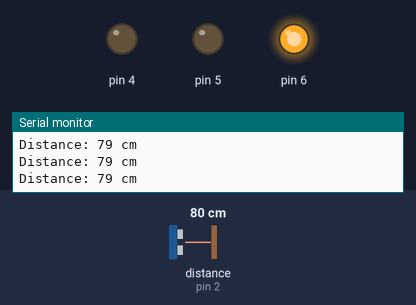
This sketch was run on a simulated Arduino Uno, built with avr-gcc and run on an emulated ATmega328P. Shown: output pins drawn as LEDs (lit = HIGH), the last lines printed to the serial monitor. Wiring (inferred from the names in the program): ultrasonic range finder: trigger pin 3; echo pin 2. The inputs (shaded band) are chosen by the test bench; at power-on: distance to the obstacle (sensor on pin 2) 80 cm. The echo pulse lasts 58.3 µs per cm; pins used as bus, display or sensor lines are not drawn.

Above: at 1.2 s.
1.3 s: distance to the obstacle (sensor on pin 2) set to 35 cm
4.3 s: distance to the obstacle (sensor on pin 2) set to 28 cm
At 4.9 s:
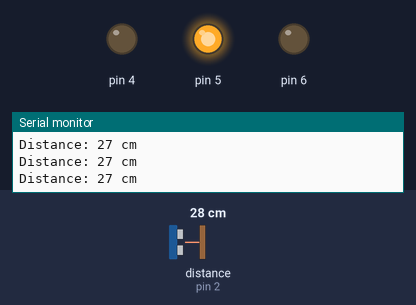
5.8 s: distance to the obstacle (sensor on pin 2) set to 12 cm
8.8 s: distance to the obstacle (sensor on pin 2) set to 9 cm
At 9.8 s:
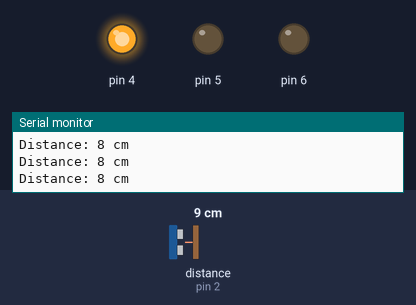
Timing chart, 0 to 11.3 s (numbered marks = the images above; inputs shaded):
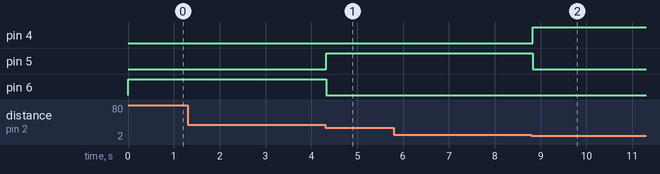

Measured:
- the behaviour switches between 32 and 31 cm on distance to the obstacle (sensor on pin 2) (found by bisection; images 0 and 1)
- the behaviour switches between 11 and 10 cm on distance to the obstacle (sensor on pin 2) (found by bisection; images 1 and 2)
- after the input at 4.3 s, pin 5: LOW → HIGH at once; pin 6: HIGH → LOW at once
- after the input at 8.8 s, pin 4: LOW → HIGH at once; pin 5: HIGH → LOW at once

The sketch:

3.8-Distance_Sensing.ino
```cpp
// defines variables
long duration,cm; // variable for the duration of sound wave travel
int distance; // variable for the distance measurement
int trigPin=3;
int echoPin=2;

void setup() {
  pinMode(trigPin, OUTPUT); // Sets the trigPin as an OUTPUT
  pinMode(echoPin, INPUT);// Sets the echoPin as an INPUT
  pinMode(4,OUTPUT);
  pinMode(5, OUTPUT);
  pinMode(6, OUTPUT);
  Serial.begin(9600); // // Serial Communication is starting with 9600 of baudrate speed
  Serial.println("Ultrasonic Sensor HC-SR04 Test"); // print some text in Serial Monitor
  Serial.println("with Arduino UNO R3");
}
void loop() {
  // Clears the trigPin condition
  digitalWrite(trigPin, LOW);
  delayMicroseconds(2);

  // Sets the trigPin HIGH (ACTIVE) for 10 microseconds
  digitalWrite(trigPin, HIGH);
  delayMicroseconds(10);
  digitalWrite(trigPin, LOW);

  // Reads the echoPin, returns the sound wave travel time in microseconds
  duration = pulseIn(echoPin, HIGH);

  // Calculating the distance
  distance = duration * 0.034 / 2; // Speed of sound wave divided by 2 (go and back)

  // Displays the distance on the Serial Monitor
  Serial.print("Distance: ");
  Serial.print(distance);
  Serial.println(" cm");


  if(distance > 30){
    digitalWrite(6, HIGH);
    digitalWrite(5, LOW);
    digitalWrite(4, LOW);

  }else if(distance > 10){
    digitalWrite(5, HIGH);
    digitalWrite(4, LOW);
    digitalWrite(6, LOW);

  }else if (distance < 10){
    digitalWrite(4, HIGH);
    digitalWrite(5,LOW);
    digitalWrite(6, LOW);
  }


}
```
